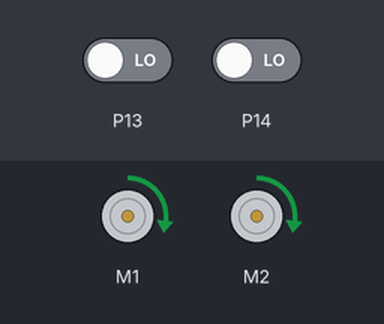
Bench run of a program on a simulated BBC micro:bit running MicroPython. On the bench: 2 × DC motor (green arrow = forward, orange = backward, longer = faster). The inputs (shaded band) are chosen by the test bench; at power-on: P13 LOW, P14 LOW. What the program prints to the serial console is not drawn.

Above: at 0.11 s.
Timing chart, 0 to 3.0 s (numbered marks = the images above):
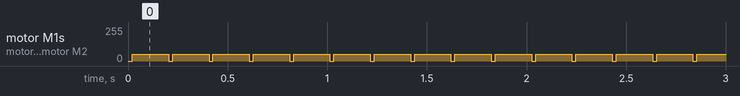

The program:

microbit_example_code.py
```python
# Python code for control of a microbit maqueen using a perceptron
import microbit
import machine
import utime
import neopixel
import math

weight1 = 0
weight2 = 0
speed = 50

# Speed between 10-100

class Maqueen:
	"""
	Python class for DFRobot Micro:maqueen platform
	https://www.dfrobot.com/product-1783.html
	Author: Krzysztof Sawicki <krzysztof@rssi.pl>
	License: GNU
	"""
	def __init__(self):
		self.rgbleds = neopixel.NeoPixel(microbit.pin15, 4)
		print("MAQUEEN initialized")

	def set_led(self, lednumber, value):
		"""
		Enable or disable the front LEDS
		0 - left LED (P8)
		1 - right LED (P12)
		"""
		if lednumber == 0:
			microbit.pin8.write_digital(value)
		elif lednumber == 1:
			microbit.pin12.write_digital(value)

	def read_distance(self):
		"""
		Reads distance from HC SR04 sensor
		The result is in centimeters
		Divider is taken from Makecode library for micro:maqueen
		"""
		divider = 42
		maxtime = 250 * divider
		microbit.pin2.read_digital()  # just for setting PULL_DOWN on pin2
		microbit.pin1.write_digital(0)
		utime.sleep_us(2)
		microbit.pin1.write_digital(1)
		utime.sleep_us(10)
		microbit.pin1.write_digital(0)

		duration = machine.time_pulse_us(microbit.pin2, 1, maxtime)
		distance = duration/divider
		return distance

	def read_patrol(self, which):
		"""
		Reads patrol sensor
		"""
		if which == 0:  # left
			return microbit.pin13.read_digital()
		elif which == 1:  # right
			return microbit.pin14.read_digital()

	def set_motor(self, motor, value):
		"""
		Controls motor
		motor: 0 - left motor, 1 - right motor
		value: -255 to +255, the sign means direction
		"""
		data = bytearray(3)
		if motor == 0:  # left motor
			data[0] = 0
		else:
			data[0] = 2  # right motor is 2
		if value < 0:  # ccw direction
			data[1] = 1
			value = -1*value
		data[2] = value
		microbit.i2c.write(0x10, data, False)  # 0x10 is i2c address of motor driver

	def motor_stop_all(self):
		self.set_motor(0, 0)
		self.set_motor(1, 0)

def sigmoid(x):
    return 1/(1+math.exp(-x))

def Perceptron(u1, w1, u2, w2):
    return sigmoid((u1 * w1) + (u2 * w2))

body = Maqueen()

while True:

    r1 = body.read_patrol(0)
    r2 = body.read_patrol(1)

    r1 = 1 - r1
    r2 = 1 - r2


    value = Perceptron(r1, weight1, r2, weight2)

    #print("Left sensor: " + str(r1) + " , Right sensor: " + str(r2) + " , output: " + str(value))

    body.set_motor(0, 0)
    body.set_motor(1, 0)

    if value < 0.33:
        body.set_motor(0, speed)
    elif value >= 0.33 and value <= 0.66:
        body.set_motor(0, speed)
        body.set_motor(1, speed)
    elif value > 0.66:
        body.set_motor(1, speed)

    microbit.sleep(200)
```

Measured:
- by itself, motor M1, motor M2: alternates forward 50/255 for 0.18 s and stopped for 0.02 s
